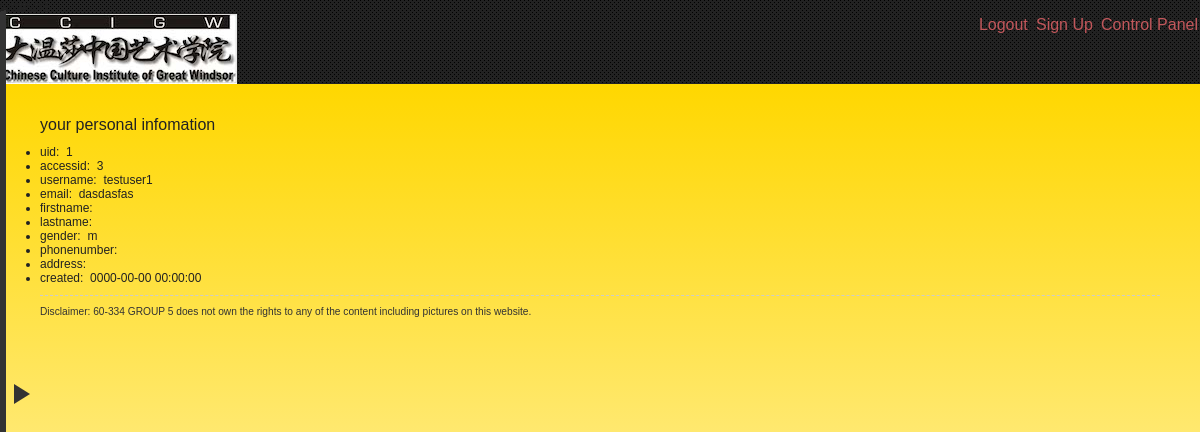
Screenshot of /normaluser.php (signed in) with the database file from the repository.
### tables this page shows
CREATE TABLE IF NOT EXISTS `db_user` (
  `uid` int(11) NOT NULL AUTO_INCREMENT,
  `accessid` int(11) NOT NULL,
  `username` varchar(255) NOT NULL,
  `userpass` varchar(255) NOT NULL,
  `email` varchar(255) NOT NULL,
  `firstname` varchar(255) NOT NULL,
  `lastname` varchar(255) NOT NULL,
  `gender` enum('m','f') NOT NULL,
  `phonenumber` varchar(20) NOT NULL,
  `address` varchar(255) NOT NULL,
  `status` tinyint(1) NOT NULL DEFAULT '0',
  `created` datetime NOT NULL,
  `lastlogin` datetime DEFAULT NULL,
  `identifier` char(20) DEFAULT NULL,
  `expiry_time` datetime DEFAULT NULL,
  PRIMARY KEY (`uid`),
  UNIQUE KEY `username` (`username`),
  UNIQUE KEY `email` (`email`),
  KEY `accessid` (`accessid`)
);

### dblib/config.php (called while the page is built, shortened)
<?php
 $DBNAME="ccigw";
 $DBUSER="root";
 $DBPASS="root";
?>

### dblib/db_user.php (called while the page is built, shortened)
<?php
require_once 'config.php';
class Db_user {
	public $db_connection_handle = NULL;
	function __construct() {
		global $DBUSER, $DBPASS, $DBNAME;
		$this->db_connection_handle =
			new PDO( "mysql:host=localhost;dbname=$DBNAME", $DBUSER, $DBPASS );
		$this->db_connection_handle->
		setAttribute( PDO::ATTR_ERRMODE, PDO::ERRMODE_EXCEPTION );
		$this->db_connection_handle->setAttribute( PDO::ATTR_CASE, PDO::CASE_LOWER );
		$this->db_connection_handle->
		setAttribute( PDO::ATTR_ORACLE_NULLS, PDO::NULL_NATURAL );
	}
	public function show_user_info( $username ) {
		$user_array=array(
			':username'          =>$username
		);
		try{
			$sql="SELECT * FROM db_user WHERE username=:username";
			$st = $this->db_connection_handle->prepare( $sql );
			$st->setFetchMode( PDO::FETCH_ASSOC );
			$st->execute( $user_array );
			$row = $st->fetch();
			return $row;
		}
		catch ( PDOException $e ) {
			return $e->getMessage();
		}
	}
}
?>

### include/common.php (called while the page is built, shortened)
<?php
require_once("include/demoframe.php");
    function fix_str($str){
        $str=trim($str);
     return  htmlentities(stripslashes($str));
    }
?>

### normaluser.php (the view, shortened to what this page needs)
<?php
require_once 'include/common.php';
 require_once ('dblib/db_user.php');
require_once("include/demoframe.php");
$username=  fix_str($_SESSION['username']);
$du= new Db_user();
$result=$du->show_user_info($username);
echo <<<zzeof
<div class="login_and_signup">
<p>your personal infomation</p>
<ul>
<li>uid:&nbsp;&nbsp;{$result['uid']}</li>
<li>accessid:&nbsp;&nbsp;{$result['accessid']}</li>
<li>username:&nbsp;&nbsp;{$result['username']}</li>
<li>email:&nbsp;&nbsp;{$result['email']}</li>
<li>firstname:&nbsp;&nbsp;{$result['firstname']}</li>
<li>lastname:&nbsp;&nbsp;{$result['lastname']}</li>
<li>gender:&nbsp;&nbsp;{$result['gender']}</li>
<li>phonenumber:&nbsp;&nbsp;{$result['phonenumber']}</li>
<li>address:&nbsp;&nbsp;{$result['address']}</li>
<li>created:&nbsp;&nbsp;{$result['created']}</li>
 </div>
</ul>
zzeof;
?>

### css/layout.css (style rules this page uses)
* { margin: 0; padding: 0; }
html, body { height: 100%; overflow: hidden; }
body { background-color: #222; background-repeat: repeat; font-family: 'Lato', Helvetica, sans-serif; font-size: 16px; color: #222; }
.contents p { margin: 10px 0 10px 0; font-size: 16px; line-height: 1.32; }

### css/slideshow.css (style rules this page uses)
body { font-family:arial; font-size:12px; }

### rows the page displays
db_user: uid "1", accessid "3", username "testuser1", email "dasdasfas", gender "m", created "0000-00-00 00:00:00"

### other values shown
$login['label'] "Logout"
